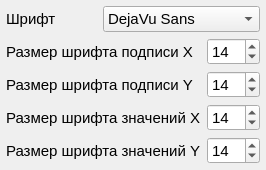
                             <widget class="QFrame" name="frame_3">
                              <property name="sizePolicy">
                               <sizepolicy hsizetype="Fixed" vsizetype="Preferred">
                                <horstretch>0</horstretch>
                                <verstretch>0</verstretch>
                               </sizepolicy>
                              </property>
                              <layout class="QVBoxLayout" name="verticalLayout_20">
                               <property name="leftMargin">
                                <number>6</number>
                               </property>
                               <property name="topMargin">
                                <number>6</number>
                               </property>
                               <property name="rightMargin">
                                <number>6</number>
                               </property>
                               <property name="bottomMargin">
                                <number>6</number>
                               </property>
                               <item>
                                <layout class="QHBoxLayout" name="horizontalLayout_39">
                                 <item>
                                  <widget class="QLabel" name="lb_color_pal_box_6">
                                   <property name="sizePolicy">
                                    <sizepolicy hsizetype="Expanding" vsizetype="Preferred">
                                     <horstretch>0</horstretch>
                                     <verstretch>0</verstretch>
                                    </sizepolicy>
                                   </property>
                                   <property name="font">
                                    <font>
                                     <pointsize>11</pointsize>
                                    </font>
                                   </property>
                                   <property name="text">
                                    <string>Шрифт</string>
                                   </property>
                                  </widget>
                                 </item>
                                 <item>
                                  <widget class="QComboBox" name="comboBox_fonts">
                                   <property name="font">
                                    <font>
                                     <pointsize>11</pointsize>
                                    </font>
                                   </property>
                                   <item>
                                    <property name="text">
                                     <string>DejaVu Sans</string>
                                    </property>
                                   </item>
                                   <item>
                                    <property name="text">
                                     <string>Tahoma</string>
                                    </property>
                                   </item>
                                   <item>
                                    <property name="text">
                                     <string>Verdana</string>
                                    </property>
                                   </item>
                                   <item>
                                    <property name="text">
                                     <string>Arial</string>
                                    </property>
                                   </item>
                                   <item>
                                    <property name="text">
                                     <string>Trebuchet MS</string>
                                    </property>
                                   </item>
                                   <item>
                                    <property name="text">
                                     <string>Times New Roman</string>
                                    </property>
                                   </item>
                                   <item>
                                    <property name="text">
                                     <string>Georgia</string>
                                    </property>
                                   </item>
                                  </widget>
                                 </item>
                                </layout>
                               </item>
                               <item>
                                <layout class="QHBoxLayout" name="horizontalLayout_34">
                                 <item>
                                  <widget class="QLabel" name="lb_color_pal_box_2">
                                   <property name="sizePolicy">
                                    <sizepolicy hsizetype="Expanding" vsizetype="Preferred">
                                     <horstretch>0</horstretch>
                                     <verstretch>0</verstretch>
                                    </sizepolicy>
                                   </property>
                                   <property name="font">
                                    <font>
                                     <pointsize>11</pointsize>
                                    </font>
                                   </property>
                                   <property name="text">
                                    <string>Размер шрифта подписи X</string>
                                   </property>
                                  </widget>
                                 </item>
                                 <item>
                                  <widget class="QSpinBox" name="spinBox_x_label">
                                   <property name="sizePolicy">
                                    <sizepolicy hsizetype="Fixed" vsizetype="Fixed">
                                     <horstretch>0</horstretch>
                                     <verstretch>0</verstretch>
                                    </sizepolicy>
                                   </property>
                                   <property name="font">
                                    <font>
                                     <pointsize>11</pointsize>
                                    </font>
                                   </property>
                                   <property name="minimum">
                                    <number>2</number>
                                   </property>
                                   <property name="maximum">
                                    <number>100</number>
                                   </property>
                                   <property name="value">
                                    <number>14</number>
                                   </property>
                                  </widget>
                                 </item>
                                </layout>
                               </item>
                               <item>
                                <layout class="QHBoxLayout" name="horizontalLayout_35">
                                 <item>
                                  <widget class="QLabel" name="lb_color_pal_box_3">
                                   <property name="font">
                                    <font>
                                     <pointsize>11</pointsize>
                                    </font>
                                   </property>
                                   <property name="text">
                                    <string>Размер шрифта подписи Y</string>
                                   </property>
                                  </widget>
                                 </item>
                                 <item>
                                  <widget class="QSpinBox" name="spinBox_y_label">
                                   <property name="sizePolicy">
                                    <sizepolicy hsizetype="Fixed" vsizetype="Fixed">
                                     <horstretch>0</horstretch>
                                     <verstretch>0</verstretch>
                                    </sizepolicy>
                                   </property>
                                   <property name="font">
                                    <font>
                                     <pointsize>11</pointsize>
                                    </font>
                                   </property>
                                   <property name="minimum">
                                    <number>2</number>
                                   </property>
                                   <property name="maximum">
                                    <number>100</number>
                                   </property>
                                   <property name="value">
                                    <number>14</number>
                                   </property>
                                  </widget>
                                 </item>
                                </layout>
                               </item>
                               <item>
                                <layout class="QHBoxLayout" name="horizontalLayout_36">
                                 <item>
                                  <widget class="QLabel" name="lb_color_pal_box_5">
                                   <property name="font">
                                    <font>
                                     <pointsize>11</pointsize>
                                    </font>
                                   </property>
                                   <property name="text">
                                    <string>Размер шрифта значений X</string>
                                   </property>
                                  </widget>
                                 </item>
                                 <item>
                                  <widget class="QSpinBox" name="spinBox_x_val">
                                   <property name="sizePolicy">
                                    <sizepolicy hsizetype="Fixed" vsizetype="Fixed">
                                     <horstretch>0</horstretch>
                                     <verstretch>0</verstretch>
                                    </sizepolicy>
                                   </property>
                                   <property name="font">
                                    <font>
                                     <pointsize>11</pointsize>
                                    </font>
                                   </property>
                                   <property name="minimum">
                                    <number>2</number>
                                   </property>
                                   <property name="maximum">
                                    <number>100</number>
                                   </property>
                                   <property name="value">
                                    <number>14</number>
                                   </property>
                                  </widget>
                                 </item>
                                </layout>
                               </item>
                               <item>
                                <layout class="QHBoxLayout" name="horizontalLayout_37">
                                 <item>
                                  <widget class="QLabel" name="lb_color_pal_box_4">
                                   <property name="font">
                                    <font>
                                     <pointsize>11</pointsize>
                                    </font>
                                   </property>
                                   <property name="text">
                                    <string>Размер шрифта значений Y</string>
                                   </property>
                                  </widget>
                                 </item>
                                 <item>
                                  <widget class="QSpinBox" name="spinBox_y_vals">
                                   <property name="sizePolicy">
                                    <sizepolicy hsizetype="Fixed" vsizetype="Fixed">
                                     <horstretch>0</horstretch>
                                     <verstretch>0</verstretch>
                                    </sizepolicy>
                                   </property>
                                   <property name="font">
                                    <font>
                                     <pointsize>11</pointsize>
                                    </font>
                                   </property>
                                   <property name="minimum">
                                    <number>2</number>
                                   </property>
                                   <property name="maximum">
                                    <number>100</number>
                                   </property>
                                   <property name="value">
                                    <number>14</number>
                                   </property>
                                  </widget>
                                 </item>
                                </layout>
                               </item>
                              </layout>
                             </widget>
